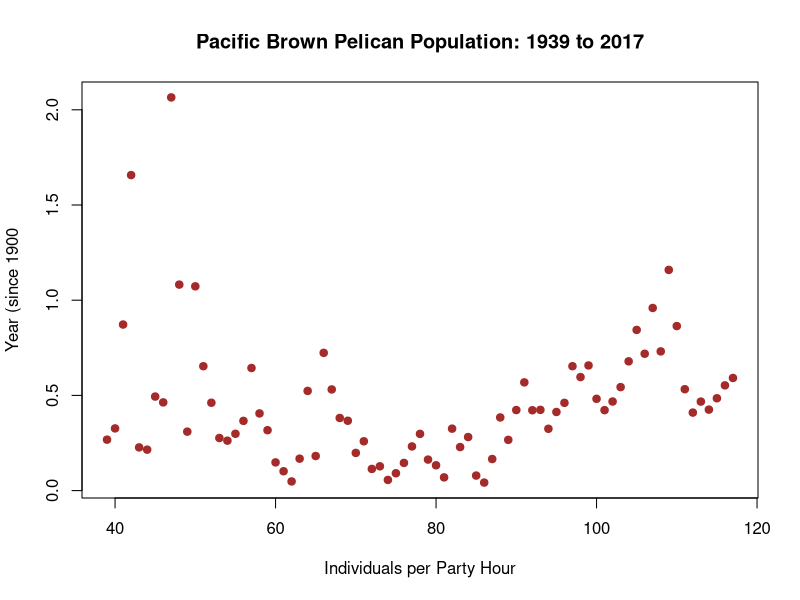

Here is the R script that generated this plot: (Note: this script raises an error after producing the figure.)
setwd("/Users/sarah/REU2018/test_Cases")
pelican<-read.csv("pacificBrownPelican.csv")
pelican<-pelican[-which(pelican$NumberByPartyHours == 0),]

plot(pelican$NumberByPartyHours~pelican$Count_y, col="brown", pch=19, main="Pacific Brown Pelican Population: 1939 to 2017", ylab="Year (since 1900", xlab="Individuals per Party Hour")
points(c(39:117), fitted(arima(pelican$NumberByPartyHours, order=c(3,0,0))), col="green3", pch=19)

pelican_bkpts<-bai_perron(pelican$NumberByPartyHours, pelican$Count_yr, "ar", "order=3", 5, 0.1, 3)
pelican_bkpts

pelican_result<-baar(pelican_bkpts$Breakpoints, pelican$Count_yr, pelican$NumberByPartyHours, 3000, 500, jump=0.25, ar=3)


pelican_finbkpts<-NULL

for(i in 1:ncol(pelican_result$Breakpoints)){

	pelican_finbkpts<-c(pelican_finbkpts, na.omit(pelican_result$Breakpoints[,i]), recursive=T)

}

hist(pelican_result$NumBkpts, xlim=c(1,6), breaks=c(1:6), ylim=c(0,3000), right=F, xlab="Number of Breaks", ylab="Number of Iterations (Out of 3000)", main="Number of Breakpoints for Brown Pelicans", col="brown")
hist(pelican_finbkpts, breaks=78, xlim=c(1,78), ylim=c(0,3000), right=F, xlab="Years Since 1939", ylab="Number of Iterations (Out of 3000)", main="Breakpoint Locations for Brown Pelicans", col="brown")

plot(pelican$NumberByPartyHours~pelican$Count_y, xlab="Year (since 1900)", ylab="Individuals per Party Hour", main="Pacific Brown Pelican Population: 1939 to 2017", col="brown", pch=19)
fits_to_use = pelican_result$Fits[which(pelican_result$Breakpoints[,1] == 11 & pelican_result$NumBkpts == 1),]
points(c(39:49),colMeans(fits_to_use)[1:11],col="green3", pch=19)
points(c(50:117),colMeans(fits_to_use)[12:79],col="blue", pch=19)
